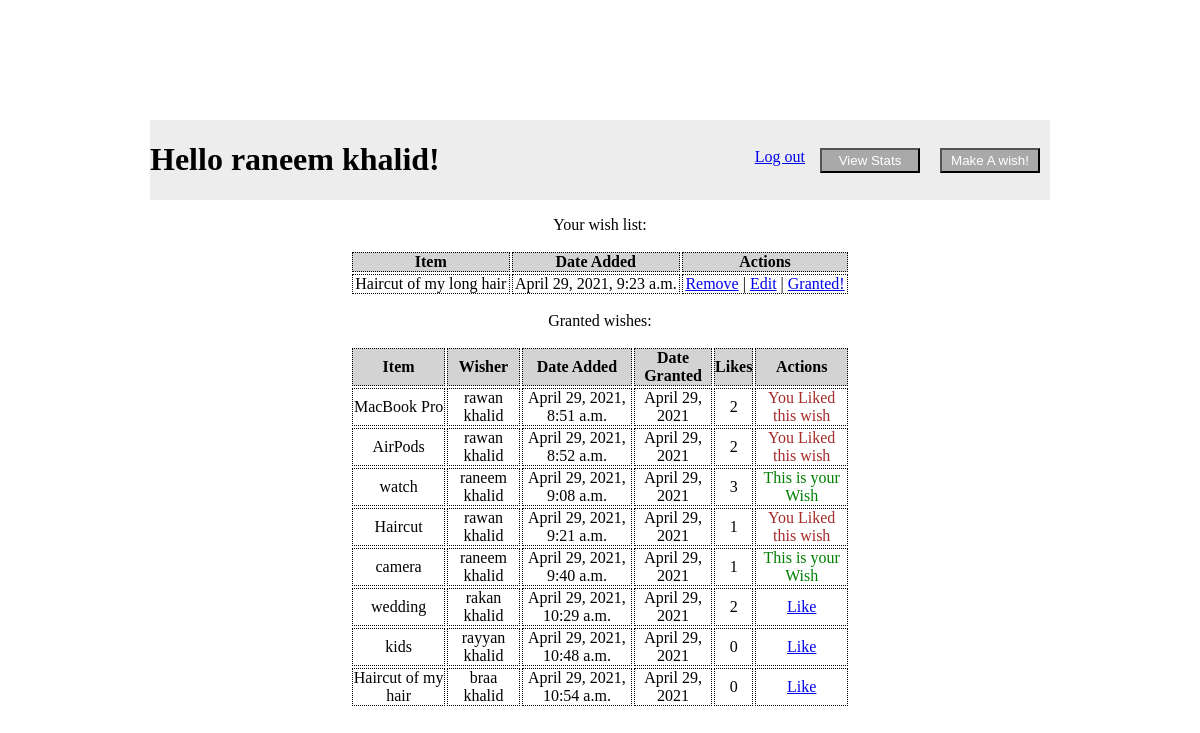
Page /wishes (signed in) on the committed database.
### exam/models.py (models this page shows)
class User(models.Model):
    first_name = models.CharField(max_length=45)
    last_name = models.CharField(max_length=45)
    email = models.CharField(max_length=45)
    password = models.CharField(max_length=100)
    objects = UserManager()
    created_at = models.DateTimeField(auto_now_add=True)
    updated_at = models.DateTimeField(auto_now=True)

class Wish(models.Model):
    Item = models.CharField(max_length=45)
    description = models.TextField()
    granted_date = models.DateField(default=datetime.now())
    granted = models.BooleanField(default=False)
    wisher = models.ForeignKey(User, related_name="wishes", on_delete=models.CASCADE)
    liked_by = models.ManyToManyField(User, related_name="liked_wishes")
    objects = WishManager()
    created_at = models.DateTimeField(auto_now_add=True)
    updated_at = models.DateTimeField(auto_now=True)

### exam/views.py (the view)
# urls.py: path('wishes', views.wishes),
def wishes(request):
    if 'uid' not in request.session:
        return redirect("/")
    user_id = request.session['uid']
    context = {
        "user": User.objects.get(id=user_id),
        "wishes": Wish.objects.all().order_by("-id"),
        "g_wishes": Wish.objects.all()
    }
    return render(request,"wishes.html",context)

### exam/templates/wishes.html (shortened to what this page needs)
<!DOCTYPE html>
<html lang="en">
<head>
    {% load static %}
    <link rel="stylesheet" href="{% static 'style.css' %}">
</head>
<body>
    <div id="header">
        <h1 id="welcome"> Hello {{user.first_name}} {{user.last_name}}!</h1>
        <a href="/wishes/new" id="logout"> <button class="logout">Make A wish!</button></a>
        <a href="/wishes/stats" id="logout"> <button class="logout">View Stats</button></a>
        <a href="/destroy" id="logout"> Log out</a>
    </div>
    <p> Your wish list:</p>
    <table>
        <thead>
            <th>Item</th>
            <th>Date Added</th>
            <th>Actions</th>
        </thead>
        {% for wish in wishes %}
        {% if wish.granted == False %}
        {% if wish.wisher.id == user.id %}
        <tr>
            <td>{{wish.Item}}</td>
            <td>{{wish.created_at}}</td>
            <td>
                <a href="/wishes/{{wish.id}}/delete">Remove</a> |
                <a href="/wishes/edit/{{wish.id}}">Edit</a> |
                <a href="/wishes/{{wish.id}}/granted">Granted!</a>
            </td>
        </tr>
        {% endif %}
        {% endif %}
        {% endfor %}
    </table>
    <p> Granted wishes:</p>
    <table>
        <thead>
            <th>Item</th>
            <th>Wisher</th>
            <th>Date Added</th>
            <th>Date Granted</th>
            <th>Likes</th>
            <th>Actions</th>
        </thead>
        {% for wish in g_wishes %}
        {% if wish.granted == True %}
        <tr>
            <td>{{wish.Item}}</td>
            <td>{{wish.wisher.first_name}} {{wish.wisher.last_name}}</td>
            <td>{{wish.created_at}}</td>
            <td>{{wish.granted_date}}</td>
            <td>{{wish.liked_by.all|length}}</td>
            {% if wish.wisher.id != user.id %}
            {% if user in wish.liked_by.all %}
            <td style="color: brown;">You Liked this wish</td>
            {% else %}
            <td>
                <a href="wishes/{{wish.id}}/like">Like</a>
            </td>
            {% endif %}
            {% endif %}
            {% if wish.wisher.id == user.id %}
            <td style="color: green;">
                This is your Wish
            </td>
            {% endif %}
        </tr>
        {% endif %}
        {% endfor %}
    </table>
</body>
</html>

### exam/static/style.css (style rules this page uses)
* { padding: 0; box-sizing: border-box; }
body { width: 900px; margin: 10% auto 10% auto; }
h1 { text-align: center; }
table { width: 500px; margin: 0 auto 0 auto; }
p { text-align: center; }
th,td { text-align: center; border: 1px dotted black; }
th { background-color: lightgray; }
#header { width: 900px; background-color: rgb(237, 237, 237); }
#welcome { text-align: left; display: inline-block; }
#logout { margin: 28px 5px 0 5px; float: right; }
.logout { width: 100px; height: 25px; color: white; background-color: darkgray; margin: 0 5px 0 5px; float: right; }

### rows in the picture
User: first_name "raneem", last_name "khalid"
Wish: Item "Haircut of my long hair", created_at "April 29, 2021, 9:23 a.m."
Wish: Item "MacBook Pro", wisher.first_name "rawan", wisher.last_name "khalid", created_at "April 29, 2021, 8:51 a.m.", granted_date "April 29, 2021", liked_by.all|length "2", shows "You Liked this wish"
Wish: Item "AirPods", wisher.first_name "rawan", wisher.last_name "khalid", created_at "April 29, 2021, 8:52 a.m.", granted_date "April 29, 2021", liked_by.all|length "2", shows "You Liked this wish"
Wish: Item "watch", wisher.first_name "raneem", wisher.last_name "khalid", created_at "April 29, 2021, 9:08 a.m.", granted_date "April 29, 2021", liked_by.all|length "3", shows "This is your Wish"
Wish: Item "Haircut", wisher.first_name "rawan", wisher.last_name "khalid", created_at "April 29, 2021, 9:21 a.m.", granted_date "April 29, 2021", liked_by.all|length "1", shows "You Liked this wish"
Wish: Item "camera", wisher.first_name "raneem", wisher.last_name "khalid", created_at "April 29, 2021, 9:40 a.m.", granted_date "April 29, 2021", liked_by.all|length "1", shows "This is your Wish"
Wish: Item "wedding", wisher.first_name "rakan", wisher.last_name "khalid", created_at "April 29, 2021, 10:29 a.m.", granted_date "April 29, 2021", liked_by.all|length "2"
Wish: Item "kids", wisher.first_name "rayyan", wisher.last_name "khalid", created_at "April 29, 2021, 10:48 a.m.", granted_date "April 29, 2021", liked_by.all|length "0"
Wish: Item "Haircut of my hair", wisher.first_name "braa", wisher.last_name "khalid", created_at "April 29, 2021, 10:54 a.m.", granted_date "April 29, 2021", liked_by.all|length "0"
